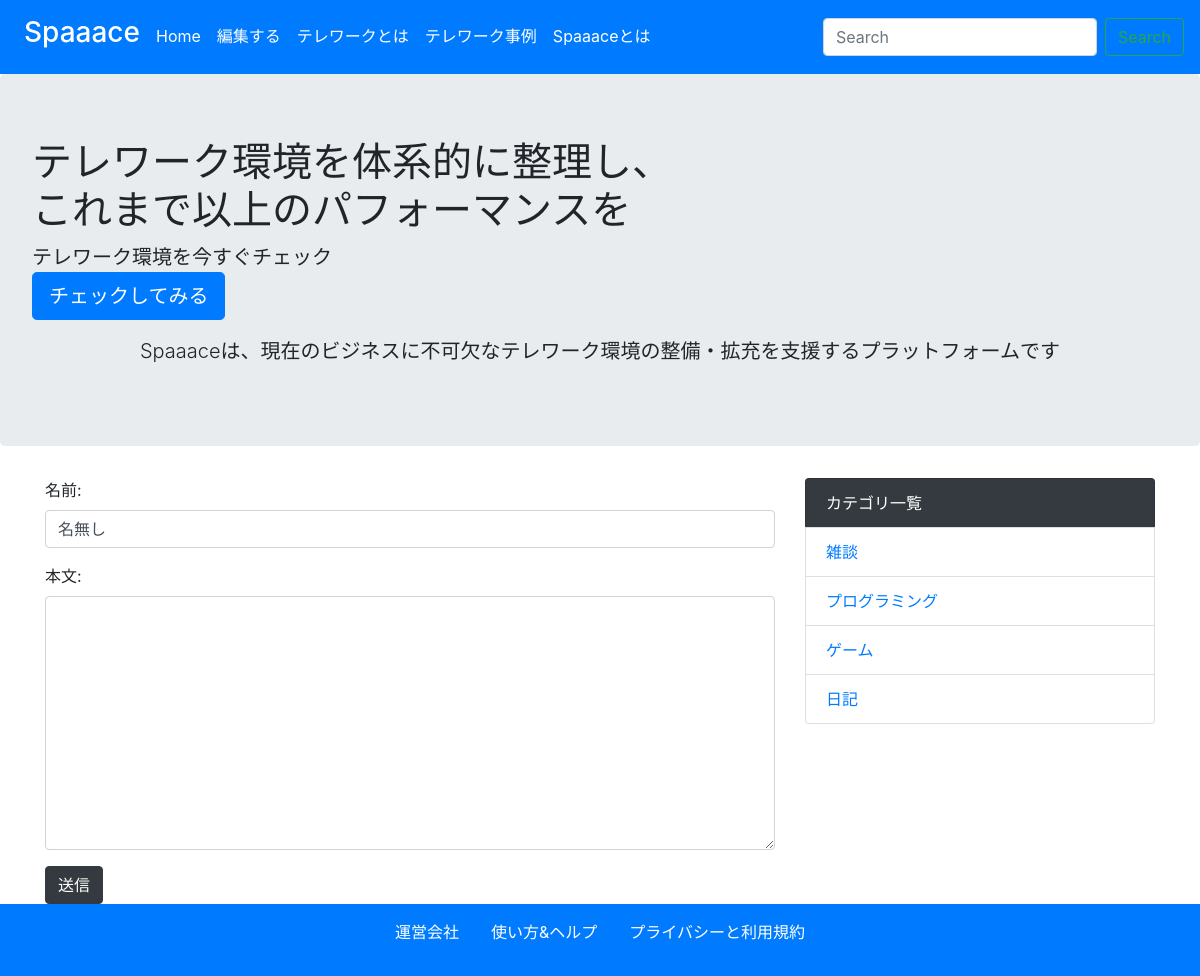
The page /commment/2/ (signed in) on the database its author committed.
### blog/models.py (models this page shows)
class Category(models.Model):
    name = models.CharField('カテゴリ名', max_length=255)
    created_at = models.DateTimeField('作成日', default=timezone.now)
    def __str__(self):
        return self.name

### blog/views.py (the view, shortened to what this page needs)
# urls.py: path('commment/<int:post_pk>/', views.CommentView.as_view(), name='comment')
class CommentView(generic.CreateView):
    model = Comment
    form_class = CommentCreateForm

### blog/forms.py
class CommentCreateForm(forms.ModelForm):
    def __init__(self, *args, **kwargs):
        super().__init__(*args, **kwargs)
        for field in self.fields.values():
            field.widget.attrs['class'] = 'form-control'
    class Meta:
        model = Comment
        fields = ('name', 'text')

### blog/context_processors.py (called while the page is built)
def common(request):
    context = {
        'category_list': Category.objects.all()
    }
    return context

### blog/templates/blog/comment_form.html
{%extends 'blog/base.html'%}
{%block content%}
<form action="" method='POST'>{%csrf_token%}
    {{form.as_p}}
 <button type='submit' class='btn btn-dark'>送信</button>
</form>
{%endblock content%}

### blog/templates/blog/base.html (shortened to what this page needs)
<!doctype html>
<html lang="ja">
  <head>
    <link rel="stylesheet" href="https://maxcdn.bootstrapcdn.com/bootstrap/4.0.0-beta.2/css/bootstrap.min.css">
  </head>
  <body>
    <nav class="navbar navbar-expand-lg navbar-dark bg-primary">
      <div class="collapse navbar-collapse" id="navbarSupportedContent">
        <ul class="navbar-nav mr-auto">
          <li class="nav-item active">
            <a class="nav-link" href="{%url 'blog:index'%}"><h3>Spaaace</h3></a>
          </li>
          <li class="nav-item active">
            <a class="nav-link py-3" href="{%url 'blog:index'%}">Home</a>
          </li>
          {%if user.is_superuser%}
          <li class="nav-item active">
            <a class="nav-link py-3" href="{%url 'admin:index' %}" target='_blank'>編集する</a>
          </li>
          {%endif%}
          <li class="nav-item active">
            <a class="nav-link disabled py-3" href="#">テレワークとは</a>
          </li>
          <li class="nav-item active">
            <a class="nav-link disabled py-3" href="#">テレワーク事例</a>
          </li>
          <li class="nav-item active">
            <a class="nav-link disabled py-3" href="#">Spaaaceとは</a>
          </li>
        </ul>
        <form class="form-inline my-2 my-lg-0" method="GET" action="{%url 'blog:index'%}">
          <input class="form-control mr-sm-2" type="text" placeholder="Search" aria-label="Search" name='keyword'>
          <button class="btn btn-outline-success my-2 my-sm-0" type="submit">Search</button>
        </form>
      </div>
    </nav>
    <div class="jumbotron">
      <h1 class="display-5">テレワーク環境を体系的に整理し、<br>これまで以上のパフォーマンスを</h1>
      <p class="lead">テレワーク環境を今すぐチェック <br>
        <a class="btn btn-primary btn-lg text-center " href="#!" role="button">チェックしてみる</a> </p>
      <p class="lead text-center">
        Spaaaceは、現在のビジネスに不可欠なテレワーク環境の整備・拡充を支援するプラットフォームです
      </p>
    </div>
    <div class="container">
      <div class='row'>
        <div class='col-md-8'>
          {% block content %}
          {% endblock %}
        </div>
        <div class='col-md-4'>
          <ul class="list-group">
            <li class="list-group-item bg-dark text-white">カテゴリ一覧</li>
            {%for category in category_list%}
            <li class="list-group-item"><a href="{%url 'blog:category' category.pk %}">{{category}}</a></li>
            {%endfor%}
          </ul>
        </div>
      </div>
    </div>
    <footer class='bg-primary text-white text-center py-3'>
      <p> <a href="#" class = 'text-white'>運営会社</a>　　<a href="#" class = 'text-white'>使い方&ヘルプ</a>　　<a href="#" class = 'text-white'>プライバシーと利用規約</a></p>
    </footer>
  </body>
</html>

### rows shown on the page
Category: name "雑談"
Category: name "プログラミング"
Category: name "ゲーム"
Category: name "日記"
